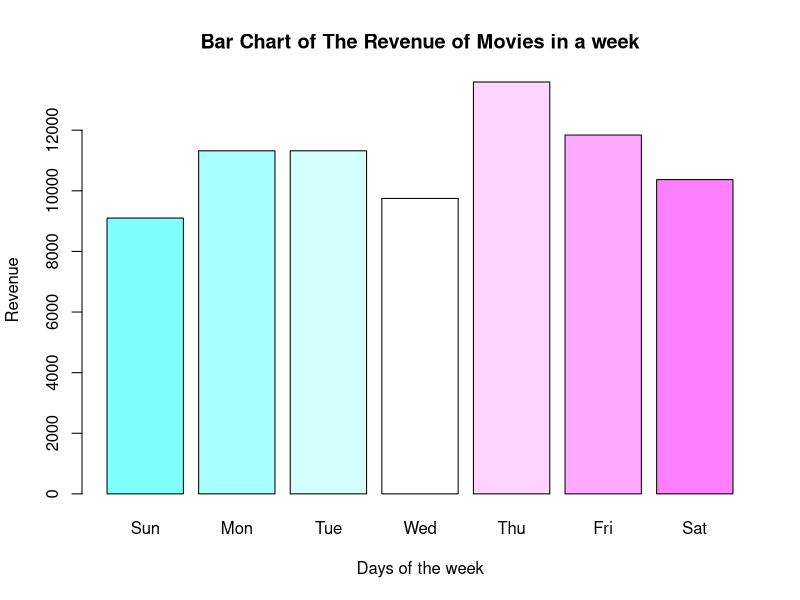
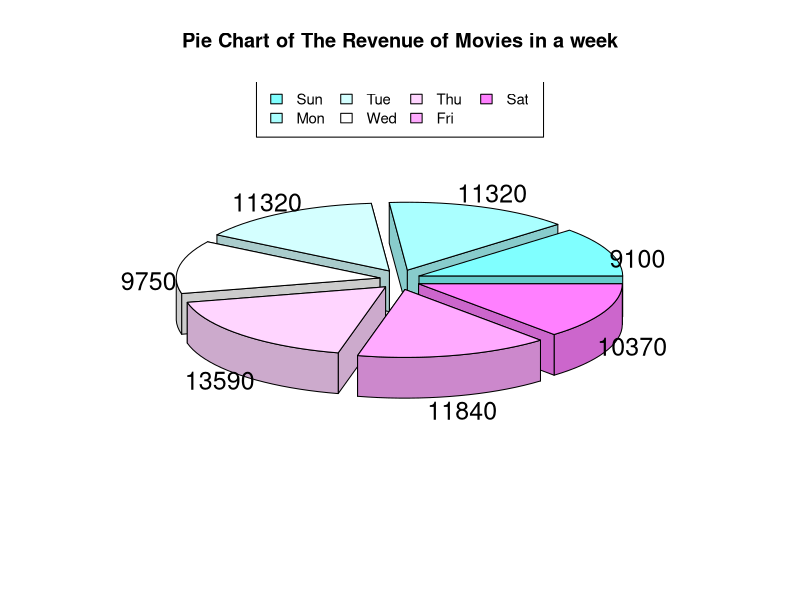

The R source for these figures, in order:
# Potential Questions to Answer:
# 1. Create snacks that the customers can buy and randomize who buys which snack
# 2. Pretend you own multiple theaters and run two simulations to represent each theater and plot the results
# 3. Create conditional statements for movies that may be PG-13 and children are not allowed to watch

# Cost for adults and children
ticket_cost <- 70
ticket_cost_child <- 60
movies <-
  c('Greenland', 'The Invisible Man', 'Taxi Driver', 'Frozen 2', 'Mulan')  # List 5 of your favorite movies
screens <-
  5 # How many screens does the theater have? (assume 1 per movie)
seats <- 50  # How many seats does each theater hold
week_days <- rep(0, 7)  # Store totals for each day

total_revnues_per_day <- rep(0, 7)

# iterate through the week
for (day in 1:length(week_days)) {
  # Keep track of total revenue for the day
  total_revnues_per_day[day] <- 0
  week_days[day] <- day
  revenue <- 0
  # iterate through the amount of screens on a particular day
  for (s in 1:screens) {
    # Calculate  how many adults and children are watching the movie
    visitors_adults <- 0
    visitors_children <- 0
    total_vistors <- 55
    while (total_vistors >= seats) {
      visitors_adults = sample(seats, 1)
      visitors_children <- sample(seats, 1)
      total_vistors = visitors_adults + visitors_children
    }
    # Calculate the revenue for adults and children
    adults_revenue <- visitors_adults * ticket_cost
    children_revenue <- visitors_children * ticket_cost_child
    
    # Calculate revenue, and add to running total for the day
    revenue = revenue + (adults_revenue  + children_revenue)
  }
  # Save total to the corresponding day
  total_revnues_per_day[day] = revenue
}
week_days
total_revnues_per_day
days_week = c("Sun" , "Mon" , "Tue" , "Wed" , "Thu" , "Fri" , "Sat")

# Make a barchart showing total revenue per day
barplot(
  total_revnues_per_day,
  xlab = "Days of the week",
  ylab = "Revenue",
  names.arg = days_week ,
  main = "Bar Chart of The Revenue of Movies in a week",
  col = cm.colors(length(total_revnues_per_day))
)

# Make any other chart

# Simple Pie Chart
#install.packages('plotrix') <--- this need to be installed 
library(plotrix)
pie3D(
  total_revnues_per_day,
  labels = total_revnues_per_day,
  explode = 0.1 ,
  main = "Pie Chart of The Revenue of Movies in a week" ,
  col = cm.colors(length(total_revnues_per_day))
)
legend(
  "top",
  days_week ,
  cex = 0.9,
  ncol = 4,
  fill = cm.colors(length(total_revnues_per_day))
)

# Which day had the highest revenue?
index_of_max = which.max(total_revnues_per_day)
day_max = days_week[index_of_max]
print(
  paste0(
    "The Busiest Day in the theater is : ",
    day_max ,
    ",  With total revenue : " ,
    total_revnues_per_day[index_of_max]
  )
)
